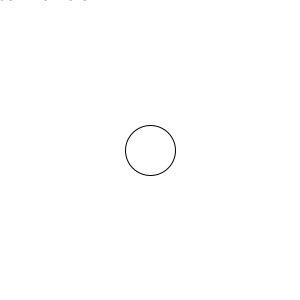
Frame 1 (no input)
Frame 60 (the mouse pressed at the canvas centre just before this capture): identical to frame 1, image omitted
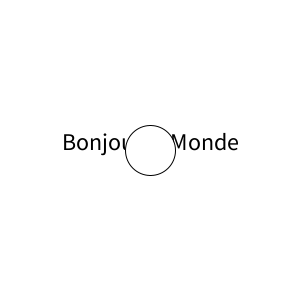
Frame 120 (the mouse held since frame 60 and released just before this capture)

The Processing sketch that drew these frames (run headless with seeded random() and noise(); from frame 60 on, the mouse is pressed at the canvas centre):

// Processing sketch: Init_1_g_mouseXY
// ── Init_1_g_mouseXY.pde
void setup() {
  size(300,300) ;
  background(0) ;
}


void draw() {
  background(255) ;
  
  fill(0) ;
  stroke(0) ;
  textAlign(CENTER) ;
  textSize(24) ;
  text("Bonjour le Monde", mouseX, mouseY) ;
  
  fill(255) ;
  ellipse(width/2, height/2, 50, 50) ;
}
